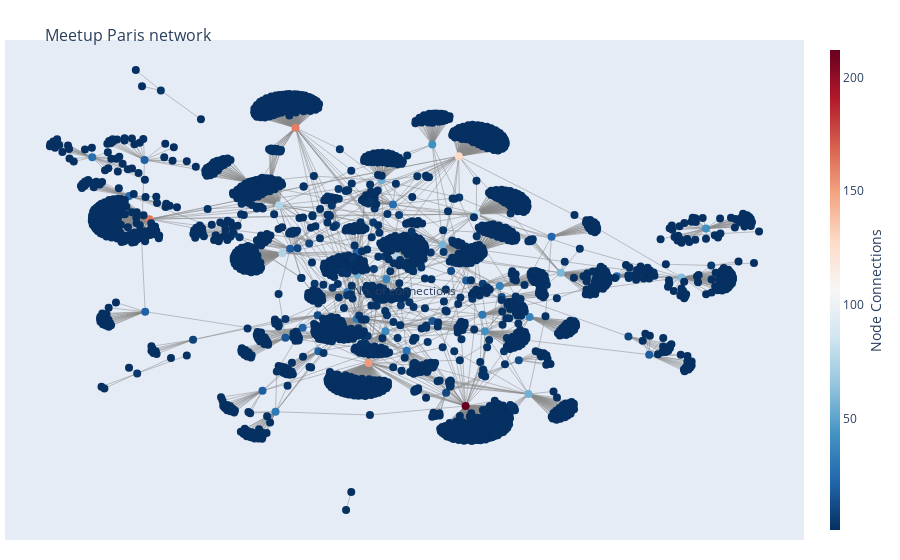

This figure's notebook cell:
### Code cell
# sample visualization extracted from documentation, it works but looks ugly and hard to read
print("The Paris meetup network looks like this:")
pos = nx.spring_layout(G, k=0.05)
for n, p in pos.items():
    G.nodes[n]['pos'] = p

edge_trace = go.Scatter(
    x=[],
    y=[],
    line=dict(width=0.5,color='#888'),
    hoverinfo='none',
    mode='lines')

for edge in G.edges():
    x0, y0 = G.nodes[edge[0]]['pos']
    x1, y1 = G.nodes[edge[1]]['pos']
    edge_trace['x'] += tuple([x0, x1, None])
    edge_trace['y'] += tuple([y0, y1, None])

node_trace = go.Scatter(
    x=[],
    y=[],
    text=[],
    mode='markers',
    hoverinfo='text',
    marker=dict(
        showscale=True,
        colorscale='RdBu',
        reversescale=True,
        color=[],
        size=8,
        colorbar=dict(
            thickness=10,
            title='Node Connections',
            xanchor='left',
            titleside='right'
        ),
        line=dict(width=0)))

for node in G.nodes():
    x, y = G.nodes[node]['pos']
    node_trace['x'] += tuple([x])
    node_trace['y'] += tuple([y])    

for node, adjacencies in enumerate(G.adjacency()):
    node_trace['marker']['color']+=tuple([len(adjacencies[1])])
    node_info = str(adjacencies[0]) +' # of connections: '+str(len(adjacencies[1]))
    node_trace['text']+=tuple([node_info])

fig = go.Figure(data=[edge_trace, node_trace],
             layout=go.Layout(
                title='<br>Meetup Paris network',
                titlefont=dict(size=16),
                showlegend=False,
                hovermode='closest',
                margin=dict(b=20,l=5,r=5,t=40),
                annotations=[ dict(
                    text="No. of connections",
                    showarrow=False,
                    xref="paper", yref="paper") ],
                xaxis=dict(showgrid=False, zeroline=False, showticklabels=False),
                yaxis=dict(showgrid=False, zeroline=False, showticklabels=False)))

iplot(fig)
# Number of communities, communities may or may not be related to group
communities = sorted(nxcom.greedy_modularity_communities(G), key=len, reverse=True)
print(f"The meetup Paris network contains {len(communities)} communities.")

### Figure 1 — Plotly figure (JSON) as saved in the notebook; plotly's stock layout.template omitted (floating-point values rounded to 4 significant figures; data arrays with more than 128 entries replaced by an {"elided": "..."} marker saying what was removed)
{"data": [{"hoverinfo": "none", "line": {"color": "#888", "width": 0.5}, "mode": "lines", "type": "scatter", "x": {"elided": "7806 float values"}, "y": {"elided": "7806 float values"}}, {"hoverinfo": "text", "marker": {"color": {"elided": "2341 int values"}, "colorbar": {"thickness": 10, "title": {"side": "right", "text": "Node Connections"}, "xanchor": "left"}, "colorscale": [[0, "rgb(103,0,31)"], [0.1, "rgb(178,24,43)"], [0.2, "rgb(214,96,77)"], [0.3, "rgb(244,165,130)"], [0.4, "rgb(253,219,199)"], [0.5, "rgb(247,247,247)"], [0.6, "rgb(209,229,240)"], [0.7, "rgb(146,197,222)"], [0.8, "rgb(67,147,195)"], [0.9, "rgb(33,102,172)"], [1, "rgb(5,48,97)"]], "line": {"width": 0}, "reversescale": true, "showscale": true, "size": 8}, "mode": "markers", "text": {"elided": "2341 str values"}, "type": "scatter", "x": {"elided": "2341 float values"}, "y": {"elided": "2341 float values"}}], "layout": {"annotations": [{"showarrow": false, "text": "No. of connections", "xref": "paper", "yref": "paper"}], "hovermode": "closest", "margin": {"b": 20, "l": 5, "r": 5, "t": 40}, "showlegend": false, "title": {"font": {"size": 16}, "text": "<br>Meetup Paris network"}, "xaxis": {"showgrid": false, "showticklabels": false, "zeroline": false}, "yaxis": {"showgrid": false, "showticklabels": false, "zeroline": false}}}
